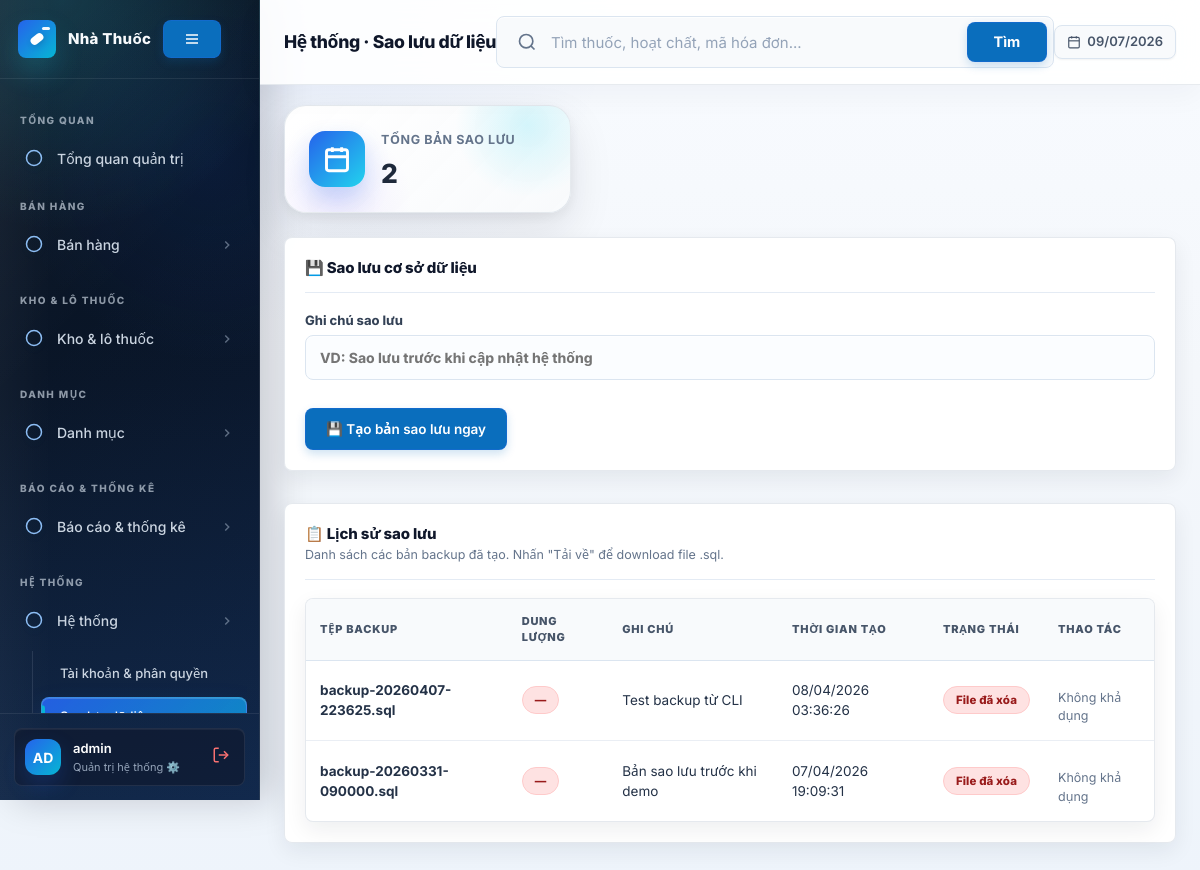
The page /he_thong.php (signed in) on the database its author committed.
### tables this page shows
CREATE TABLE `backup_log` (
  `backup_id` int(10) unsigned NOT NULL AUTO_INCREMENT,
  `file_name` varchar(120) NOT NULL,
  `note` varchar(255) DEFAULT NULL,
  `created_at` datetime NOT NULL DEFAULT current_timestamp(),
  PRIMARY KEY (`backup_id`)
);

### he_thong.php (the view, shortened to what this page needs)
<?php
include_once 'app.php';
$role = isset($_SESSION['admin_id']) ? 'admin' : 'manager';
$logs = pms_fetch_all("SELECT * FROM backup_log ORDER BY backup_id DESC LIMIT 20");
?>
<section class="dashboard-grid">
    <section class="panel">
        <div class="panel-head">
            <div>
                <h2>💾 Sao lưu cơ sở dữ liệu</h2>
            </div>
        </div>
        <form method="post" class="form-grid">
            <label style="grid-column: 1 / -1;">Ghi chú sao lưu
                <input type="text" name="note" placeholder="VD: Sao lưu trước khi cập nhật hệ thống" maxlength="200">
            </label>
            <div class="actions" style="grid-column: 1 / -1;">
                <button type="submit" name="backup">💾 Tạo bản sao lưu ngay</button>
            </div>
        </form>
    </section>
</section>
<section class="panel">
    <div class="panel-head">
        <div>
            <h2>📋 Lịch sử sao lưu</h2>
            <div class="panel-subtitle">Danh sách các bản backup đã tạo. Nhấn "Tải về" để download file .sql.</div>
        </div>
    </div>
    <div class="table-wrap">
        <table>
            <thead>
                <tr>
                    <th>Tệp backup</th>
                    <th>Dung lượng</th>
                    <th>Ghi chú</th>
                    <th>Thời gian tạo</th>
                    <th>Trạng thái</th>
                    <th>Thao tác</th>
                </tr>
            </thead>
            <tbody>
                <?php foreach ($logs as $row): ?>
                    <tr>
                        <td><strong><?= pms_h($row['file_name']) ?></strong></td>
                        <td>
                            <?php if ($row['file_exists']): ?>
                                <span class="badge ok"><?= $row['file_size'] ?> KB</span>
                            <?php else: ?>
                                <span class="badge danger">—</span>
                            <?php endif; ?>
                        </td>
                        <td><?= pms_h($row['note'] ?? '') ?></td>
                        <td><?= pms_h(date('d/m/Y H:i:s', strtotime($row['created_at']))) ?></td>
                        <td>
                            <?php if ($row['file_exists']): ?>
                                <span class="badge ok">Có file</span>
                            <?php else: ?>
                                <span class="badge danger">File đã xóa</span>
                            <?php endif; ?>
                        </td>
                        <td>
                            <div class="actions">
                                <?php if ($row['file_exists'] && $role === 'admin'): ?>
                                    <a class="btn sm secondary" href="?download=<?= urlencode($row['file_name']) ?>">⬇ Tải về</a>
                                    <form method="post" style="display:inline;" onsubmit="return confirm('Xóa file backup này?');">
                                        <?= pms_csrf_field() ?>
                                        <input type="hidden" name="file_name" value="<?= pms_h($row['file_name']) ?>">
                                        <button type="submit" name="delete_backup" class="btn sm danger">🗑 Xóa</button>
                                    </form>
                                <?php elseif (!$row['file_exists']): ?>
                                    <span class="muted">Không khả dụng</span>
                                <?php endif; ?>
                            </div>
                        </td>
                    </tr>
                <?php endforeach; ?>
            </tbody>
        </table>
    </div>
</section>

### style/dashboard-modern.css (style rules this page uses)
:root { --pm-navy: #0B192C; --pm-navy-light: #1E3E62; --pm-blue: #0A6EBD; --pm-blue-light: #F0F4F9; --pm-accent: #3A8EED; --pm-white: #FFFFFF; --pm-bg: #F4F7FC; --pm-text: #2D3748; --pm-text-muted: #718096; --pm-radius-card: 16px; --pm-radius-btn: 10px; --pm-radius-input: 12px; --pm-shadow-soft: 0 4px 20px rgba(11, 25, 44, 0.04), 0 2px 8px rgba(11, 25, 44, 0.02); --pm-shadow-hover: 0 12px 30px rgba(11, 25, 44, 0.08), 0 4px 12px rgba(11, 25, 44, 0.04); --pm-glass-bg: rgba(255, 255, 255, 0.95); --pm-trans: all 0.25s cubic-bezier(0.4, 0, 0.2, 1); }
body { background-color: var(--pm-bg) !important; color: var(--pm-text) !important; font-family: 'Inter', sans-serif !important; }
.panel, .stat-card, .table-wrap, .form-grid { animation: pmSlideUp 0.4s ease-out both; }
.stat-card, .panel, .pos-card, .table-wrap, .info-card { background: var(--pm-white) !important; border-radius: var(--pm-radius-card) !important; border: 1px solid rgba(0,0,0,0.04) !important; box-shadow: var(--pm-shadow-soft) !important; transition: var(--pm-trans) !important; backface-visibility: hidden; -webkit-font-smoothing: subpixel-antialiased; }
.panel-head { border-bottom: 1px solid rgba(0,0,0,0.03) !important; padding-bottom: 14px !important; }
input, select, textarea { border-radius: var(--pm-radius-input) !important; border: 1px solid #CBD5E1 !important; background: #FCFDFE !important; padding: 11px 14px !important; font-size: 14px !important; transition: var(--pm-trans) !important; }
button, .btn { border-radius: var(--pm-radius-btn) !important; padding: 10px 20px !important; font-weight: 600 !important; transition: var(--pm-trans) !important; border: none !important; }
button:not(.secondary):not(.danger):not(.warn), .btn.primary { background: var(--pm-blue) !important; color: #FFF !important; box-shadow: 0 4px 10px rgba(10, 110, 189, 0.2) !important; }
table th { background: transparent !important; color: var(--pm-text-muted) !important; font-weight: 700 !important; font-size: 12px !important; padding: 14px !important; border-bottom: 2px solid #EDF2F7 !important; text-transform: uppercase !important; letter-spacing: 0.5px !important; }
table td { padding: 14px !important; border-bottom: 1px solid #F7FAFC !important; color: var(--pm-text) !important; transition: var(--pm-trans) !important; }
.badge { display: inline-flex !important; align-items: center !important; justify-content: center !important; padding: 5px 12px !important; border-radius: 999px !important; font-size: 11.5px !important; font-weight: 700 !important; white-space: nowrap !important; line-height: 1.4 !important; min-height: 26px !important; box-sizing: border-box !important; text-align: center !important; vertical-align: middle !important; }
.badge.danger { background: #FED7D7 !important; color: #742A2A !important; }
:root { --premium-navy-950: #06111f; --premium-navy-900: #081a33; --premium-navy-800: #0b2346; --premium-blue: #2563eb; --premium-cyan: #22d3ee; --premium-violet: #8b5cf6; --premium-card-border: rgba(148, 163, 184, .22); --premium-card-shadow: 0 18px 44px rgba(15, 23, 42, .10), 0 4px 14px rgba(15, 23, 42, .06); --premium-card-shadow-hover: 0 24px 58px rgba(15, 23, 42, .15), 0 8px 22px rgba(37, 99, 235, .10); }

### rows shown on the page
backup_log: file_name "backup-20260407-223625.sql", note "Test backup từ CLI", created_at "08/04/2026 03:36:26"
backup_log: file_name "backup-20260331-090000.sql", note "Bản sao lưu trước khi demo", created_at "07/04/2026 19:09:31"

### other values the page prints
pms_h($groupName) "TỔNG QUAN"
pms_h($item['label']) "Tổng quan quản trị"
pms_h($groupName) "BÁN HÀNG"
pms_h($groupName) "Bán hàng"
pms_h($groupName) "KHO & LÔ THUỐC"
pms_h($groupName) "Kho & lô thuốc"
pms_h($groupName) "DANH MỤC"
pms_h($groupName) "Danh mục"
pms_h($groupName) "BÁO CÁO & THỐNG KÊ"
pms_h($groupName) "Báo cáo & thống kê"
pms_h($groupName) "HỆ THỐNG"
pms_h($groupName) "Hệ thống"
pms_h($item['label']) "Tài khoản & phân quyền"
substr($user, 0, 2) "AD"
pms_h($user) "admin"
